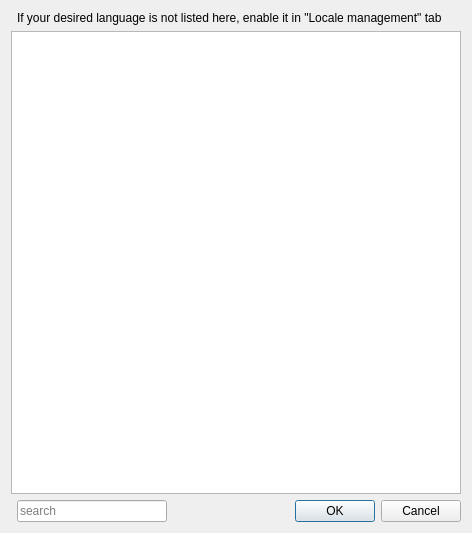
<?xml version="1.0" encoding="UTF-8"?>
<ui version="4.0">
 <class>ChooseDialog</class>
 <widget class="QDialog" name="ChooseDialog">
  <property name="geometry">
   <rect>
    <x>0</x>
    <y>0</y>
    <width>472</width>
    <height>533</height>
   </rect>
  </property>
  <property name="windowTitle">
   <string>Dialog</string>
  </property>
  <layout class="QGridLayout" name="gridLayout">
   <item row="1" column="0" colspan="3">
    <widget class="QListWidget" name="listWidgetAvailableLocales"/>
   </item>
   <item row="4" column="2">
    <widget class="QDialogButtonBox" name="buttonBox">
     <property name="orientation">
      <enum>Qt::Horizontal</enum>
     </property>
     <property name="standardButtons">
      <set>QDialogButtonBox::Cancel|QDialogButtonBox::Ok</set>
     </property>
    </widget>
   </item>
   <item row="4" column="1">
    <widget class="QLineEdit" name="textSearch">
     <property name="sizePolicy">
      <sizepolicy hsizetype="Fixed" vsizetype="Fixed">
       <horstretch>0</horstretch>
       <verstretch>0</verstretch>
      </sizepolicy>
     </property>
     <property name="minimumSize">
      <size>
       <width>150</width>
       <height>0</height>
      </size>
     </property>
     <property name="dragEnabled">
      <bool>true</bool>
     </property>
     <property name="placeholderText">
      <string>search</string>
     </property>
     <property name="clearButtonEnabled">
      <bool>true</bool>
     </property>
    </widget>
   </item>
   <item row="0" column="1" colspan="2">
    <widget class="QLabel" name="label">
     <property name="text">
      <string>If your desired language is not listed here, enable it in &quot;Locale management&quot; tab</string>
     </property>
    </widget>
   </item>
  </layout>
 </widget>
 <resources/>
 <connections>
  <connection>
   <sender>buttonBox</sender>
   <signal>accepted()</signal>
   <receiver>ChooseDialog</receiver>
   <slot>accept()</slot>
   <hints>
    <hint type="sourcelabel">
     <x>248</x>
     <y>254</y>
    </hint>
    <hint type="destinationlabel">
     <x>157</x>
     <y>274</y>
    </hint>
   </hints>
  </connection>
  <connection>
   <sender>buttonBox</sender>
   <signal>rejected()</signal>
   <receiver>ChooseDialog</receiver>
   <slot>reject()</slot>
   <hints>
    <hint type="sourcelabel">
     <x>316</x>
     <y>260</y>
    </hint>
    <hint type="destinationlabel">
     <x>286</x>
     <y>274</y>
    </hint>
   </hints>
  </connection>
 </connections>
</ui>
